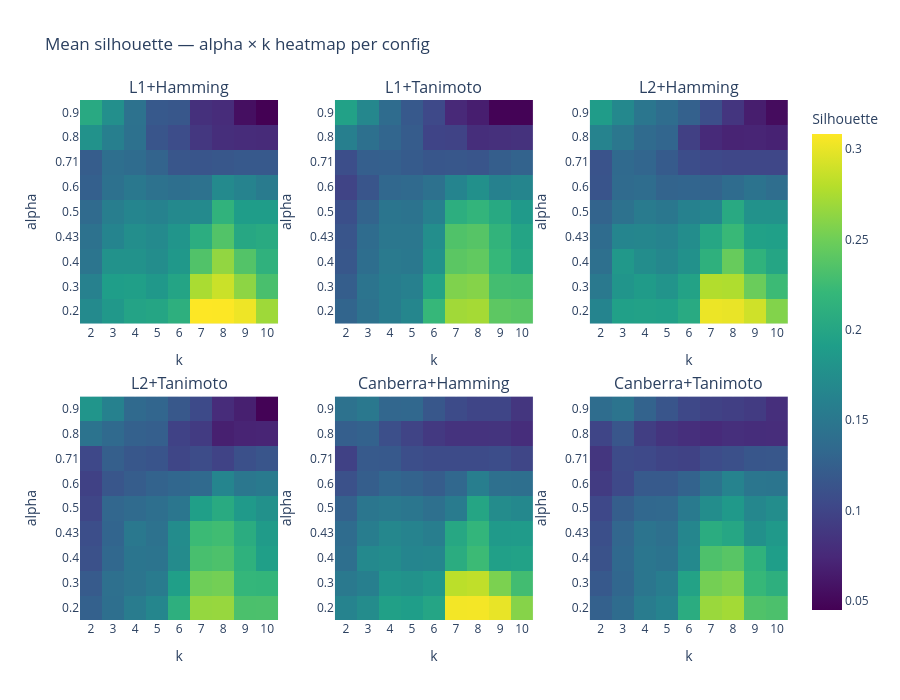
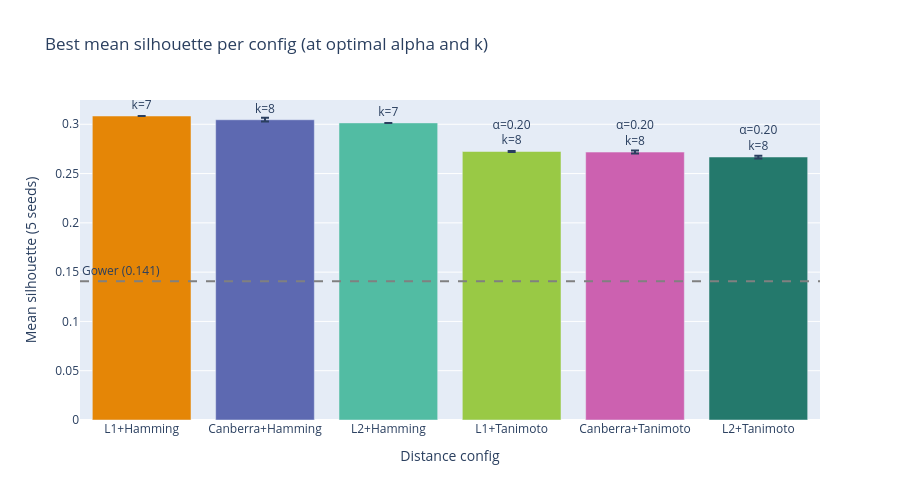
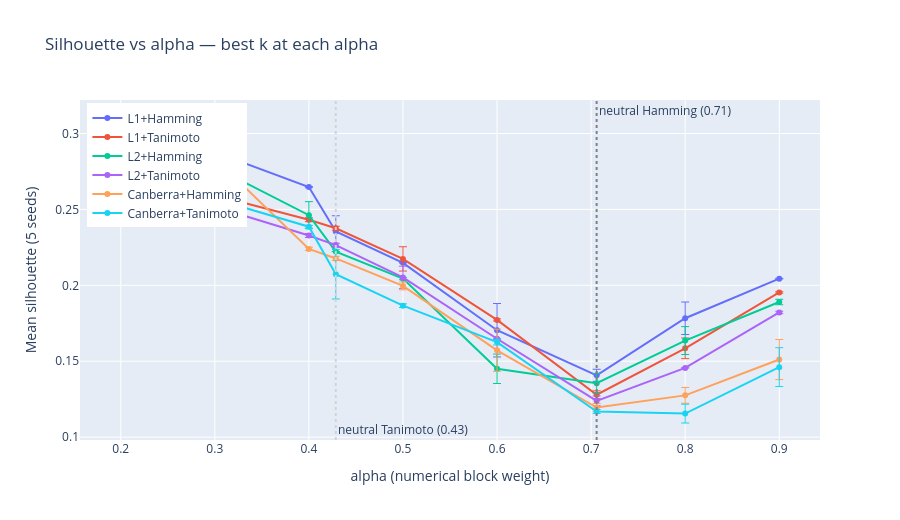

Here is the notebook cell these charts were saved with, in order:
### Code cell
# Sweep plots
import plotly.graph_objects as go
from plotly.subplots import make_subplots

# Silhouette heatmap: alpha × k, one subplot per config 
configs_ordered = [f"{nd}+{cd}" for nd, cd, _ in sweep_configs]

fig_heat = make_subplots(
    rows=2, cols=3,
    subplot_titles=configs_ordered,
    horizontal_spacing=0.08,
    vertical_spacing=0.14,
)

for idx, (num_dist, cat_dist, _) in enumerate(sweep_configs):
    row = idx // 3 + 1
    col = idx %  3 + 1

    subset = df_sweep[
        (df_sweep["num_dist"] == num_dist) &
        (df_sweep["cat_dist"] == cat_dist)
    ]
    pivot = subset.pivot(index="alpha", columns="k", values="mean_sil")

    fig_heat.add_trace(
        go.Heatmap(
            z=pivot.values,
            x=[str(k) for k in pivot.columns],
            y=[str(round(a, 2)) for a in pivot.index],
            colorscale="Viridis",
            zmin=df_sweep["mean_sil"].min(),
            zmax=df_sweep["mean_sil"].max(),
            showscale=(idx == 0),
            colorbar=dict(title="Silhouette", x=1.02) if idx == 0 else None,
        ),
        row=row, col=col,
    )
    fig_heat.update_xaxes(title_text="k", row=row, col=col)
    fig_heat.update_yaxes(title_text="alpha", row=row, col=col)

fig_heat.update_layout(
    title="Mean silhouette — alpha × k heatmap per config",
    height=700,
)
fig_heat.show()

# Best silhouette per config — bar chart 
fig_bar = go.Figure()

fig_bar.add_trace(go.Bar(
    x=df_best["num_dist"] + "+" + df_best["cat_dist"],
    y=df_best["mean_sil"],
    error_y=dict(type="data", array=df_best["std_sil"].tolist(), visible=True),
    marker_color=px.colors.qualitative.Vivid[:len(df_best)],
    text=[f"α={row.alpha:.2f}<br>k={row.k}" for row in df_best.itertuples()],
    textposition="outside",
))

fig_bar.add_hline(
    y=float(np.mean(gower_sil)),
    line_dash="dash", line_color="gray",
    annotation_text=f"Gower ({np.mean(gower_sil):.3f})",
    annotation_position="top left",
)

fig_bar.update_layout(
    title="Best mean silhouette per config (at optimal alpha and k)",
    yaxis_title="Mean silhouette (5 seeds)",
    xaxis_title="Distance config",
    height=500,
    showlegend=False,
)
fig_bar.show()

# Silhouette vs alpha curves 
df_alpha_curve = (
    df_sweep
    .sort_values("mean_sil", ascending=False)
    .groupby(["num_dist", "cat_dist", "alpha"])
    .first()
    .reset_index()
)

fig_curve = go.Figure()

for num_dist, cat_dist, _ in sweep_configs:
    sub = df_alpha_curve[
        (df_alpha_curve["num_dist"] == num_dist) &
        (df_alpha_curve["cat_dist"] == cat_dist)
    ].sort_values("alpha")

    fig_curve.add_trace(go.Scatter(
        x=sub["alpha"],
        y=sub["mean_sil"],
        mode="lines+markers",
        name=f"{num_dist}+{cat_dist}",
        error_y=dict(
            type="data", array=sub["std_sil"].tolist(),
            visible=True, thickness=1, width=4,
        ),
    ))

fig_curve.add_vline(
    x=alpha_neutral_hamming, line_dash="dot", line_color="gray",
    annotation_text=f"neutral Hamming ({alpha_neutral_hamming:.2f})",
    annotation_position="top right",
)
fig_curve.add_vline(
    x=alpha_neutral_tanimoto, line_dash="dot", line_color="lightgray",
    annotation_text=f"neutral Tanimoto ({alpha_neutral_tanimoto:.2f})",
    annotation_position="bottom right",
)

fig_curve.update_layout(
    title="Silhouette vs alpha — best k at each alpha",
    xaxis_title="alpha (numerical block weight)",
    yaxis_title="Mean silhouette (5 seeds)",
    height=520,
    legend=dict(x=0.01, y=0.99),
)
fig_curve.show()

### Figure 1 — Plotly figure (JSON) as saved in the notebook; plotly's stock layout.template omitted (floating-point values rounded to 4 significant figures)
{"data": [{"colorbar": {"title": {"text": "Silhouette"}, "x": 1.02}, "colorscale": [[0, "#440154"], [0.1111, "#482878"], [0.2222, "#3e4989"], [0.3333, "#31688e"], [0.4444, "#26828e"], [0.5556, "#1f9e89"], [0.6667, "#35b779"], [0.7778, "#6ece58"], [0.8889, "#b5de2b"], [1, "#fde725"]], "showscale": true, "type": "heatmap", "x": ["2", "3", "4", "5", "6", "7", "8", "9", "10"], "xaxis": "x", "y": ["0.2", "0.3", "0.4", "0.43", "0.5", "0.6", "0.71", "0.8", "0.9"], "yaxis": "y", "z": [[0.17, 0.1847, 0.1976, 0.1996, 0.2112, 0.3084, 0.308, 0.3024, 0.2698], [0.1604, 0.1913, 0.1926, 0.1851, 0.1983, 0.2748, 0.2877, 0.2628, 0.231], [0.1473, 0.1792, 0.1785, 0.1734, 0.1851, 0.2349, 0.2647, 0.236, 0.214], [0.1438, 0.1643, 0.1744, 0.1707, 0.1824, 0.2087, 0.2355, 0.2022, 0.2051], [0.1363, 0.1574, 0.1648, 0.1616, 0.1697, 0.1708, 0.2148, 0.1901, 0.1898], [0.1254, 0.1434, 0.1508, 0.1441, 0.1406, 0.1436, 0.1704, 0.163, 0.1542], [0.122, 0.1407, 0.1375, 0.1294, 0.1157, 0.1146, 0.1167, 0.1185, 0.1187], [0.1783, 0.1582, 0.1434, 0.1152, 0.1069, 0.0873, 0.08, 0.0775, 0.0766], [0.2044, 0.176, 0.1435, 0.1187, 0.1166, 0.0817, 0.0781, 0.0557, 0.045]], "zmax": 0.3084, "zmin": 0.045}, {"colorscale": [[0, "#440154"], [0.1111, "#482878"], [0.2222, "#3e4989"], [0.3333, "#31688e"], [0.4444, "#26828e"], [0.5556, "#1f9e89"], [0.6667, "#35b779"], [0.7778, "#6ece58"], [0.8889, "#b5de2b"], [1, "#fde725"]], "showscale": false, "type": "heatmap", "x": ["2", "3", "4", "5", "6", "7", "8", "9", "10"], "xaxis": "x2", "y": ["0.2", "0.3", "0.4", "0.43", "0.5", "0.6", "0.71", "0.8", "0.9"], "yaxis": "y2", "z": [[0.1296, 0.1446, 0.1556, 0.1661, 0.221, 0.2707, 0.2724, 0.2409, 0.2386], [0.1234, 0.1458, 0.1555, 0.1594, 0.1976, 0.257, 0.2593, 0.2285, 0.2273], [0.1169, 0.1398, 0.1525, 0.1507, 0.1783, 0.24, 0.2432, 0.2202, 0.2025], [0.1153, 0.1372, 0.15, 0.1498, 0.1748, 0.2345, 0.2376, 0.2165, 0.1981], [0.1096, 0.1292, 0.1478, 0.1456, 0.1603, 0.2099, 0.2174, 0.2037, 0.1867], [0.0991, 0.1152, 0.1333, 0.1354, 0.1431, 0.1643, 0.1772, 0.1615, 0.1653], [0.1079, 0.1244, 0.1255, 0.1207, 0.116, 0.117, 0.1148, 0.1235, 0.1279], [0.1585, 0.1423, 0.1305, 0.1212, 0.0995, 0.0985, 0.0796, 0.0812, 0.083], [0.1953, 0.1669, 0.1371, 0.1187, 0.1039, 0.075, 0.0669, 0.0464, 0.0463]], "zmax": 0.3084, "zmin": 0.045}, {"colorscale": [[0, "#440154"], [0.1111, "#482878"], [0.2222, "#3e4989"], [0.3333, "#31688e"], [0.4444, "#26828e"], [0.5556, "#1f9e89"], [0.6667, "#35b779"], [0.7778, "#6ece58"], [0.8889, "#b5de2b"], [1, "#fde725"]], "showscale": false, "type": "heatmap", "x": ["2", "3", "4", "5", "6", "7", "8", "9", "10"], "xaxis": "x3", "y": ["0.2", "0.3", "0.4", "0.43", "0.5", "0.6", "0.71", "0.8", "0.9"], "yaxis": "y3", "z": [[0.1646, 0.1935, 0.1948, 0.1937, 0.2049, 0.3014, 0.3001, 0.2896, 0.2583], [0.1524, 0.1815, 0.1886, 0.1805, 0.1966, 0.2778, 0.2765, 0.2476, 0.2243], [0.1417, 0.1847, 0.174, 0.167, 0.1777, 0.2128, 0.2462, 0.2142, 0.1996], [0.1378, 0.1647, 0.1666, 0.1629, 0.1731, 0.2008, 0.2222, 0.1946, 0.1933], [0.1288, 0.144, 0.1541, 0.1501, 0.161, 0.1649, 0.2044, 0.1792, 0.1785], [0.1138, 0.1363, 0.138, 0.1292, 0.1302, 0.1293, 0.137, 0.145, 0.1391], [0.1129, 0.1355, 0.1309, 0.1207, 0.1077, 0.1035, 0.1017, 0.1016, 0.1014], [0.1636, 0.1499, 0.1359, 0.1311, 0.0956, 0.0764, 0.0711, 0.0717, 0.0701], [0.189, 0.1685, 0.1481, 0.1383, 0.1259, 0.1079, 0.0857, 0.0665, 0.0529]], "zmax": 0.3084, "zmin": 0.045}, {"colorscale": [[0, "#440154"], [0.1111, "#482878"], [0.2222, "#3e4989"], [0.3333, "#31688e"], [0.4444, "#26828e"], [0.5556, "#1f9e89"], [0.6667, "#35b779"], [0.7778, "#6ece58"], [0.8889, "#b5de2b"], [1, "#fde725"]], "showscale": false, "type": "heatmap", "x": ["2", "3", "4", "5", "6", "7", "8", "9", "10"], "xaxis": "x4", "y": ["0.2", "0.3", "0.4", "0.43", "0.5", "0.6", "0.71", "0.8", "0.9"], "yaxis": "y4", "z": [[0.1265, 0.1403, 0.1552, 0.1658, 0.2116, 0.2661, 0.2668, 0.2321, 0.2324], [0.1201, 0.1421, 0.1471, 0.1543, 0.1927, 0.2498, 0.2518, 0.219, 0.2185], [0.1109, 0.1332, 0.1477, 0.1467, 0.1714, 0.2302, 0.2328, 0.213, 0.1927], [0.1082, 0.1299, 0.1511, 0.1439, 0.173, 0.2239, 0.2265, 0.2075, 0.1885], [0.1009, 0.1316, 0.1359, 0.1404, 0.1486, 0.1926, 0.2052, 0.1876, 0.1776], [0.0963, 0.1159, 0.1223, 0.1282, 0.1322, 0.1355, 0.1648, 0.1496, 0.1536], [0.103, 0.1239, 0.1167, 0.1142, 0.1007, 0.106, 0.0985, 0.11, 0.115], [0.1456, 0.1355, 0.1261, 0.1244, 0.0977, 0.0913, 0.0679, 0.0709, 0.0718], [0.1821, 0.161, 0.1348, 0.1311, 0.1181, 0.1049, 0.0776, 0.068, 0.0465]], "zmax": 0.3084, "zmin": 0.045}, {"colorscale": [[0, "#440154"], [0.1111, "#482878"], [0.2222, "#3e4989"], [0.3333, "#31688e"], [0.4444, "#26828e"], [0.5556, "#1f9e89"], [0.6667, "#35b779"], [0.7778, "#6ece58"], [0.8889, "#b5de2b"], [1, "#fde725"]], "showscale": false, "type": "heatmap", "x": ["2", "3", "4", "5", "6", "7", "8", "9", "10"], "xaxis": "x5", "y": ["0.2", "0.3", "0.4", "0.43", "0.5", "0.6", "0.71", "0.8", "0.9"], "yaxis": "y5", "z": [[0.1628, 0.1722, 0.1941, 0.1916, 0.1991, 0.3044, 0.3046, 0.2997, 0.2598], [0.1523, 0.1587, 0.1822, 0.1786, 0.1847, 0.2816, 0.2836, 0.2553, 0.2273], [0.1406, 0.1697, 0.173, 0.1647, 0.1662, 0.2075, 0.224, 0.1938, 0.1955], [0.1372, 0.1569, 0.1677, 0.1632, 0.1572, 0.2019, 0.2177, 0.1867, 0.1883], [0.127, 0.148, 0.1516, 0.148, 0.1417, 0.1547, 0.1996, 0.1721, 0.1685], [0.1109, 0.1229, 0.1319, 0.1284, 0.1226, 0.1328, 0.1572, 0.1418, 0.141], [0.0968, 0.1195, 0.1189, 0.1084, 0.1055, 0.1058, 0.1055, 0.1075, 0.1007], [0.1243, 0.1275, 0.1088, 0.0991, 0.089, 0.0839, 0.0839, 0.0853, 0.079], [0.1442, 0.1511, 0.1315, 0.1333, 0.1167, 0.105, 0.0999, 0.0997, 0.0864]], "zmax": 0.3084, "zmin": 0.045}, {"colorscale": [[0, "#440154"], [0.1111, "#482878"], [0.2222, "#3e4989"], [0.3333, "#31688e"], [0.4444, "#26828e"], [0.5556, "#1f9e89"], [0.6667, "#35b779"], [0.7778, "#6ece58"], [0.8889, "#b5de2b"], [1, "#fde725"]], "showscale": false, "type": "heatmap", "x": ["2", "3", "4", "5", "6", "7", "8", "9", "10"], "xaxis": "x6", "y": ["0.2", "0.3", "0.4", "0.43", "0.5", "0.6", "0.71", "0.8", "0.9"], "yaxis": "y6", "z": [[0.126, 0.1371, 0.1553, 0.1633, 0.2079, 0.2678, 0.2718, 0.2344, 0.2324], [0.1191, 0.1323, 0.1482, 0.1568, 0.1962, 0.2522, 0.2568, 0.2211, 0.211], [0.1116, 0.1342, 0.149, 0.1448, 0.1699, 0.2333, 0.2386, 0.2143, 0.1914], [0.1094, 0.1314, 0.1458, 0.142, 0.1658, 0.2073, 0.2007, 0.177, 0.1866], [0.1027, 0.1232, 0.1325, 0.1335, 0.1528, 0.1735, 0.1866, 0.1675, 0.1733], [0.091, 0.1038, 0.1192, 0.1198, 0.128, 0.145, 0.1626, 0.148, 0.1478], [0.0865, 0.1052, 0.1033, 0.0992, 0.0972, 0.1066, 0.1101, 0.1162, 0.1169], [0.1, 0.1155, 0.0937, 0.0853, 0.0803, 0.0772, 0.0806, 0.079, 0.0786], [0.138, 0.1461, 0.1284, 0.1149, 0.1025, 0.0969, 0.0946, 0.0907, 0.0803]], "zmax": 0.3084, "zmin": 0.045}], "layout": {"annotations": [{"font": {"size": 16}, "showarrow": false, "text": "L1+Hamming", "x": 0.14, "xanchor": "center", "xref": "paper", "y": 1, "yanchor": "bottom", "yref": "paper"}, {"font": {"size": 16}, "showarrow": false, "text": "L1+Tanimoto", "x": 0.5, "xanchor": "center", "xref": "paper", "y": 1, "yanchor": "bottom", "yref": "paper"}, {"font": {"size": 16}, "showarrow": false, "text": "L2+Hamming", "x": 0.86, "xanchor": "center", "xref": "paper", "y": 1, "yanchor": "bottom", "yref": "paper"}, {"font": {"size": 16}, "showarrow": false, "text": "L2+Tanimoto", "x": 0.14, "xanchor": "center", "xref": "paper", "y": 0.43, "yanchor": "bottom", "yref": "paper"}, {"font": {"size": 16}, "showarrow": false, "text": "Canberra+Hamming", "x": 0.5, "xanchor": "center", "xref": "paper", "y": 0.43, "yanchor": "bottom", "yref": "paper"}, {"font": {"size": 16}, "showarrow": false, "text": "Canberra+Tanimoto", "x": 0.86, "xanchor": "center", "xref": "paper", "y": 0.43, "yanchor": "bottom", "yref": "paper"}], "height": 700, "title": {"text": "Mean silhouette — alpha × k heatmap per config"}, "xaxis": {"anchor": "y", "domain": [0, 0.28], "title": {"text": "k"}}, "xaxis2": {"anchor": "y2", "domain": [0.36, 0.64], "title": {"text": "k"}}, "xaxis3": {"anchor": "y3", "domain": [0.72, 1], "title": {"text": "k"}}, "xaxis4": {"anchor": "y4", "domain": [0, 0.28], "title": {"text": "k"}}, "xaxis5": {"anchor": "y5", "domain": [0.36, 0.64], "title": {"text": "k"}}, "xaxis6": {"anchor": "y6", "domain": [0.72, 1], "title": {"text": "k"}}, "yaxis": {"anchor": "x", "domain": [0.57, 1], "title": {"text": "alpha"}}, "yaxis2": {"anchor": "x2", "domain": [0.57, 1], "title": {"text": "alpha"}}, "yaxis3": {"anchor": "x3", "domain": [0.57, 1], "title": {"text": "alpha"}}, "yaxis4": {"anchor": "x4", "domain": [0, 0.43], "title": {"text": "alpha"}}, "yaxis5": {"anchor": "x5", "domain": [0, 0.43], "title": {"text": "alpha"}}, "yaxis6": {"anchor": "x6", "domain": [0, 0.43], "title": {"text": "alpha"}}}}

### Figure 2 — Plotly figure (JSON) as saved in the notebook; plotly's stock layout.template omitted (floating-point values rounded to 4 significant figures)
{"data": [{"error_y": {"array": [0, 0.0019, 0, 0.0004, 0.0015, 0.0014], "type": "data", "visible": true}, "marker": {"color": ["rgb(229, 134, 6)", "rgb(93, 105, 177)", "rgb(82, 188, 163)", "rgb(153, 201, 69)", "rgb(204, 97, 176)", "rgb(36, 121, 108)"]}, "text": ["α=0.20<br>k=7", "α=0.20<br>k=8", "α=0.20<br>k=7", "α=0.20<br>k=8", "α=0.20<br>k=8", "α=0.20<br>k=8"], "textposition": "outside", "type": "bar", "x": ["L1+Hamming", "Canberra+Hamming", "L2+Hamming", "L1+Tanimoto", "Canberra+Tanimoto", "L2+Tanimoto"], "y": [0.3084, 0.3046, 0.3014, 0.2724, 0.2718, 0.2668]}], "layout": {"annotations": [{"showarrow": false, "text": "Gower (0.141)", "x": 0, "xanchor": "left", "xref": "x domain", "y": 0.1407, "yanchor": "bottom", "yref": "y"}], "height": 500, "shapes": [{"line": {"color": "gray", "dash": "dash"}, "type": "line", "x0": 0, "x1": 1, "xref": "x domain", "y0": 0.1407, "y1": 0.1407, "yref": "y"}], "showlegend": false, "title": {"text": "Best mean silhouette per config (at optimal alpha and k)"}, "xaxis": {"title": {"text": "Distance config"}}, "yaxis": {"title": {"text": "Mean silhouette (5 seeds)"}}}}

### Figure 3 — Plotly figure (JSON) as saved in the notebook; plotly's stock layout.template omitted (floating-point values rounded to 4 significant figures)
{"data": [{"error_y": {"array": [0, 0.0002, 0.0004, 0.0103, 0, 0.0176, 0.004, 0.0107, 0.0002], "thickness": 1, "type": "data", "visible": true, "width": 4}, "mode": "lines+markers", "name": "L1+Hamming", "type": "scatter", "x": [0.2, 0.3, 0.4, 0.4286, 0.5, 0.6, 0.7059, 0.8, 0.9], "y": [0.3084, 0.2877, 0.2647, 0.2355, 0.2148, 0.1704, 0.1407, 0.1783, 0.2044]}, {"error_y": {"array": [0.0004, 0.0002, 0.0013, 0.0013, 0.008, 0.0007, 0.0026, 0.0068, 0.0005], "thickness": 1, "type": "data", "visible": true, "width": 4}, "mode": "lines+markers", "name": "L1+Tanimoto", "type": "scatter", "x": [0.2, 0.3, 0.4, 0.4286, 0.5, 0.6, 0.7059, 0.8, 0.9], "y": [0.2724, 0.2593, 0.2432, 0.2376, 0.2174, 0.1772, 0.1279, 0.1585, 0.1953]}, {"error_y": {"array": [0, 0, 0.0089, 0, 0.0007, 0.0097, 0.0064, 0.0092, 0.0018], "thickness": 1, "type": "data", "visible": true, "width": 4}, "mode": "lines+markers", "name": "L2+Hamming", "type": "scatter", "x": [0.2, 0.3, 0.4, 0.4286, 0.5, 0.6, 0.7059, 0.8, 0.9], "y": [0.3014, 0.2778, 0.2462, 0.2222, 0.2044, 0.145, 0.1355, 0.1636, 0.189]}, {"error_y": {"array": [0.0014, 0.0022, 0.0013, 0.0012, 0.0074, 0, 0.0032, 0, 0.0008], "thickness": 1, "type": "data", "visible": true, "width": 4}, "mode": "lines+markers", "name": "L2+Tanimoto", "type": "scatter", "x": [0.2, 0.3, 0.4, 0.4286, 0.5, 0.6, 0.7059, 0.8, 0.9], "y": [0.2668, 0.2518, 0.2328, 0.2265, 0.2052, 0.1648, 0.1239, 0.1456, 0.1821]}, {"error_y": {"array": [0.0019, 0.0018, 0.0011, 0.0014, 0.0026, 0.0139, 0.0026, 0.0052, 0.0132], "thickness": 1, "type": "data", "visible": true, "width": 4}, "mode": "lines+markers", "name": "Canberra+Hamming", "type": "scatter", "x": [0.2, 0.3, 0.4, 0.4286, 0.5, 0.6, 0.7059, 0.8, 0.9], "y": [0.3046, 0.2836, 0.224, 0.2177, 0.1996, 0.1572, 0.1195, 0.1275, 0.1511]}, {"error_y": {"array": [0.0015, 0, 0.0009, 0.0163, 0.0012, 0.0019, 0.0013, 0.0062, 0.0128], "thickness": 1, "type": "data", "visible": true, "width": 4}, "mode": "lines+markers", "name": "Canberra+Tanimoto", "type": "scatter", "x": [0.2, 0.3, 0.4, 0.4286, 0.5, 0.6, 0.7059, 0.8, 0.9], "y": [0.2718, 0.2568, 0.2386, 0.2073, 0.1866, 0.1626, 0.1169, 0.1155, 0.1461]}], "layout": {"annotations": [{"showarrow": false, "text": "neutral Hamming (0.71)", "x": 0.7059, "xanchor": "left", "xref": "x", "y": 1, "yanchor": "top", "yref": "y domain"}, {"showarrow": false, "text": "neutral Tanimoto (0.43)", "x": 0.4286, "xanchor": "left", "xref": "x", "y": 0, "yanchor": "bottom", "yref": "y domain"}], "height": 520, "legend": {"x": 0.01, "y": 0.99}, "shapes": [{"line": {"color": "gray", "dash": "dot"}, "type": "line", "x0": 0.7059, "x1": 0.7059, "xref": "x", "y0": 0, "y1": 1, "yref": "y domain"}, {"line": {"color": "lightgray", "dash": "dot"}, "type": "line", "x0": 0.4286, "x1": 0.4286, "xref": "x", "y0": 0, "y1": 1, "yref": "y domain"}], "title": {"text": "Silhouette vs alpha — best k at each alpha"}, "xaxis": {"title": {"text": "alpha (numerical block weight)"}}, "yaxis": {"title": {"text": "Mean silhouette (5 seeds)"}}}}
